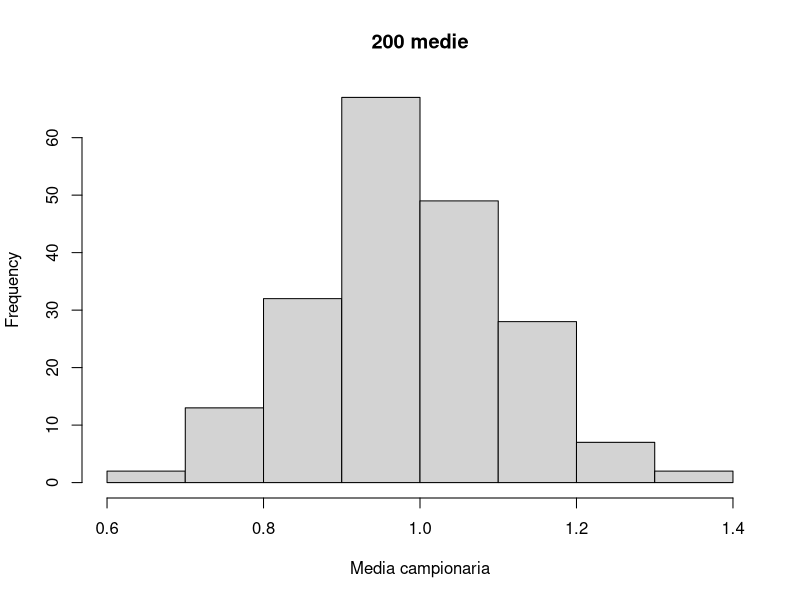

This chart was generated by the following R code:
set.seed(17)
# Una nuova media a ogni replica
m30 <- replicate(200,
  mean(rexp(60, rate = 1)))
hist(m30, main = "200 medie",
     xlab = "Media campionaria")
sd(m30)
1 / sqrt(60)  # SE teorico
